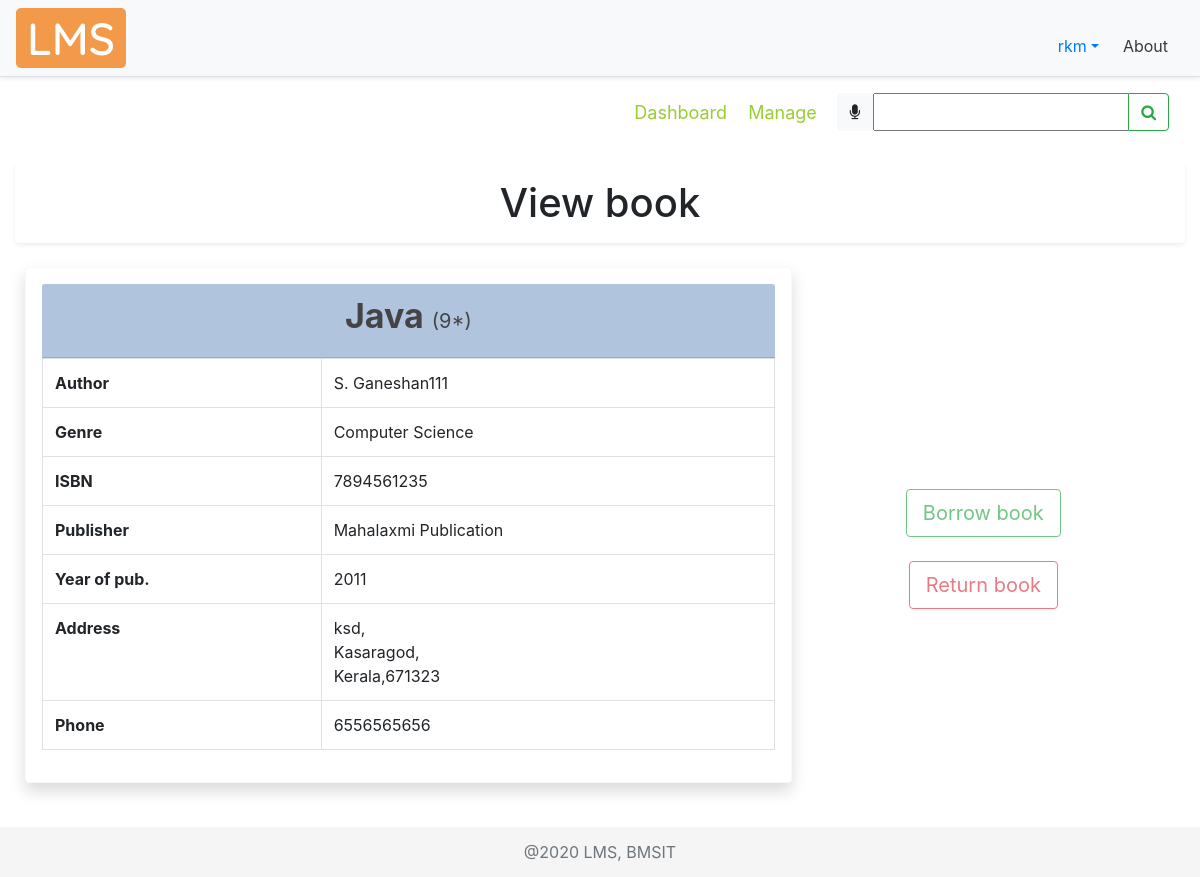
/viewbook/9/ (signed in), run on an earlier commit of the app's database.
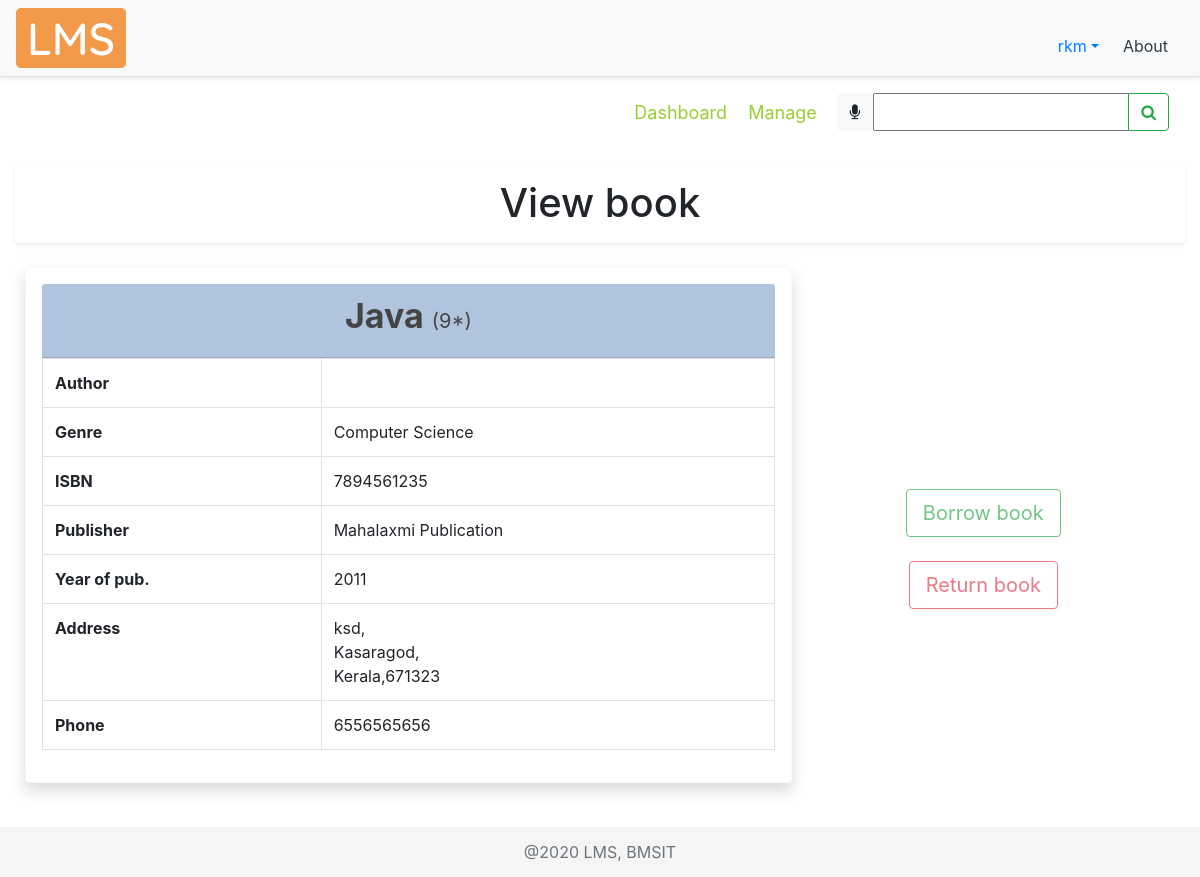
And on a later commit of the database.
### libraryApp/models.py (models this page shows)
class AUTHOR(models.Model):
    authorName = models.CharField(max_length=30, help_text="Author name")
    def __str__(self):
        return self.authorName

### libraryApp/views.py (the view, shortened to what this page needs)
# urls.py: path('viewbook/<str:bookID>/', views.viewBook, name="viewbook"),
@login_required(login_url='signin')
def viewBook(request, bookID):
    viewBook = 'libraryApp/view_book.html'
    myFilter = BookFilter(request.GET, queryset=BOOK.objects.all())
    if request.method == "POST":
        print(request.POST)
        return redirect(searchBook, book=request.POST['bookTitle'])
    book = BOOK.objects.get(id=bookID)
    pub = PUBLISHER.objects.filter(book__id=book.id).first()
    stock = STOCK.objects.filter(bookID__id=book.id).first()
    authors = AUTHOR.objects.filter(book__id=book.id)
    authorList = []
    authorIDList = []
    for a in authors.all():
        if a not in authorList:  # loic to check redundancy
            authorList.append(a)
            authorIDList.append(a.id)
    authorString = ', '.join(map(str, authorList))
    bookObject = tempBook(None, book.bookTitle, book.id, book.get_genre_display, pub.id, pub.pubName,
                          book.pubYear, authorIDList, authorString, book.isbn, stock.bookCopies)
    user = request.user
    isBookBorrowed = False
    bb = user.borrowedbook_set.filter(bookID__id=bookID)
    isStockAvailable = False
    if stock.bookCopies > 0:
        isStockAvailable = True
    print("IS AVAILBLE: ", isStockAvailable, stock.bookCopies)
    context = {
        "book": bookObject,
        "pub": pub,
        "myFilter": myFilter,
        "isBookBorrowed": isBookBorrowed,
        "isStockAvailable": isStockAvailable
    }
    return render(request, viewBook, context)

### libraryApp/templates/libraryApp/view_book.html (shortened to what this page needs)
{% extends 'libraryApp/main.html' %}
{% load static %}
{% block content %}
<nav class="navbar">
  <div class="navbar-nav mySubMenu ml-auto">
   <nav>
        <a href="{% url 'dashboard' %}" title="Click here to visit dashboard">Dashboard</a>
        {% if request.user.is_staff %}
            <a href="{% url 'manage' %}" title="Click here to manage books">Manage</a>
        {% endif %}
    </nav>
  </div>
  <form class="form-inline" method="POST">
    <div class="input-group">
      <div id="speech" class="btn btn-light" title="Click the mic to speak">
        <i class="fa fa-microphone" aria-hidden="true"></i>
      </div>
      {{myFilter.form}}
      <div class="input-group-append">
        <button id="searchButton" class="btn btn-outline-success" type="submit">
          <i class="fa fa-search"></i>
        </button>
      </div>
    </div>
  </form>
</nav>
<br>
<div>
    <h1 class="text-center shadow-sm p-3 bg-white rounded">
        View book
    </h1>
</div>
<div class="row align-items-center viewBook mt-4">
    <div class="card card-body border-light bg-light col-md-8 shadow p-3 bg-white rounded">
        <div class="card-header text-center cardHead">
            <div class="row justify-content-center">
                <h3 class="font-weight-bold bookTitle">
                    {{book.bookTitle}} <span class="small">({{book.stock}}*)</span>
                </h3>
            </div>
        </div>
        <div>
            <table class="table table-bordered">
                <tbody>
                    <tr>
                        <th scope="row">Author</th>
                        <td>{{book.author}}</td>
                    </tr>
                    <tr>
                        <th scope="row">Genre</th>
                        <td>{{book.genre}}</td>
                    </tr>
                    <tr>
                        <th scope="row">ISBN</th>
                        <td>{{book.isbn}}</td>
                    </tr>
                    <tr>
                        <th scope="row">Publisher</th>
                        <td>{{book.pubName}}</td>
                    </tr>
                    <tr>
                        <th scope="row">Year of pub.</th>
                        <td>{{book.pubYear}}</td>
                    </tr>
                    <tr>
                        <th scope="row">Address</th>
                        <td>{{pub.streetAddr}},<br> {{pub.district}},<br> {{pub.state}},{{pub.pinCode}}</td>
                    </tr>
                    <tr>
                        <th scope="row">Phone</th>
                        <td>{{pub.phoneNum}}</td>
                    </tr>
                </tbody>
            </table>
        </div>
    </div>
    <div class="col-md-4 mt-5">
        <div class="row justify-content-center">
            <button type="button" onclick="location.href='{% url 'requestBorrowBook' book.bookID %}'" class="btn btn-outline-success btn-lg shadow-sm rounded"
            {% if request.user.is_staff or isBookBorrowed or not isStockAvailable %}disabled{% endif %}
                    data-toggle="tooltip" data-placement="right"
                    title="Click here to borrow '{{book.bookTitle}}'">Borrow book</button>
        </div>
        <br>
        <div class="row justify-content-center">
            <button type="button" onclick="location.href='{% url 'requestReturnBook' book.bookID %}'" class="btn btn-outline-danger btn-lg shadow-sm rounded"
            {% if request.user.is_staff or not isBookBorrowed %}disabled{% endif %}
                    data-toggle="tooltip" data-placement="right"
                    title="Click here to return '{{book.bookTitle}}'">Return book</button>
        </div>
    </div>
</div>
{% endblock %}

What changed in the data, as far as the page shows it:
removed AUTHOR: author "S. Ganeshan111"
